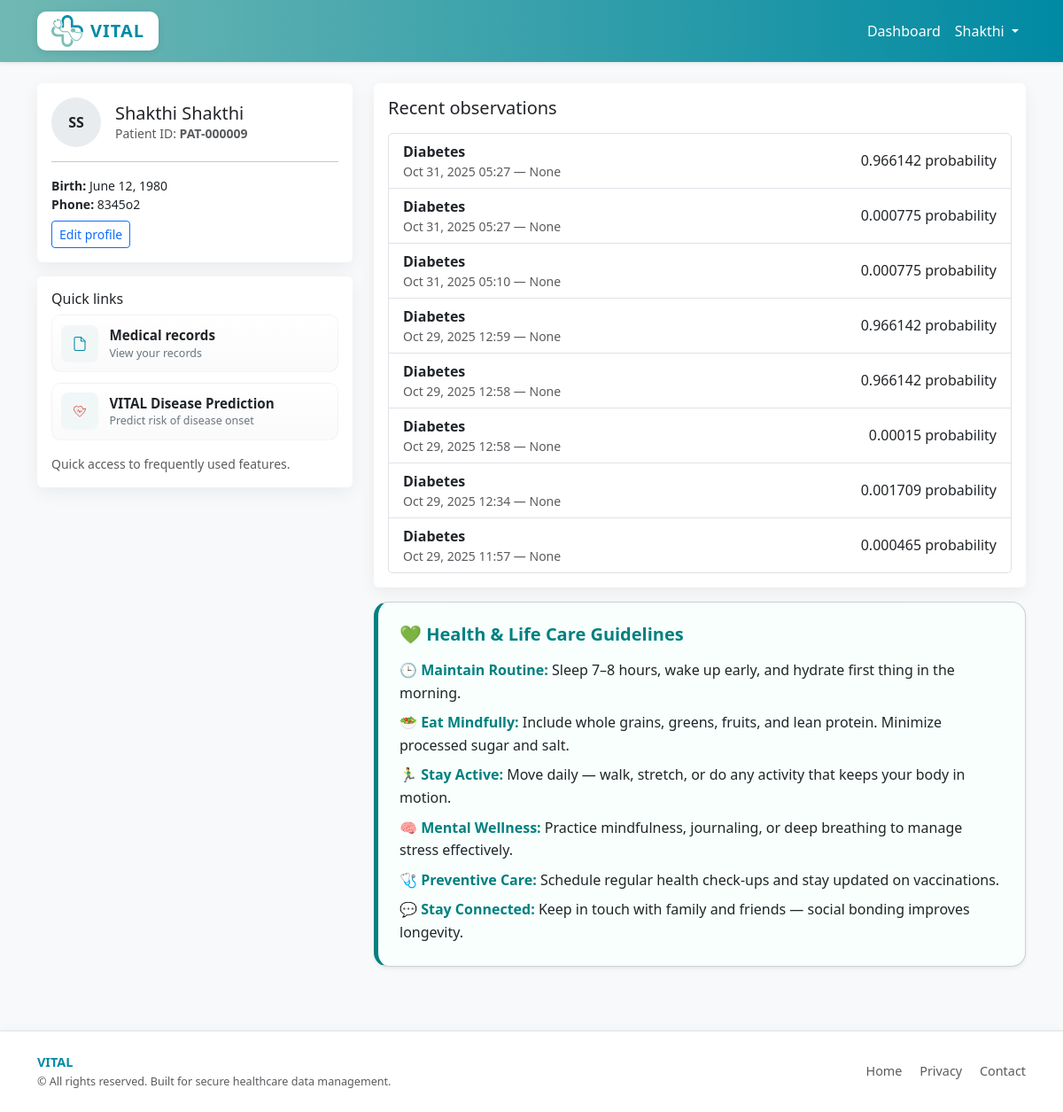
The page /patient/dashboard/ (signed in) on the database as committed earlier.
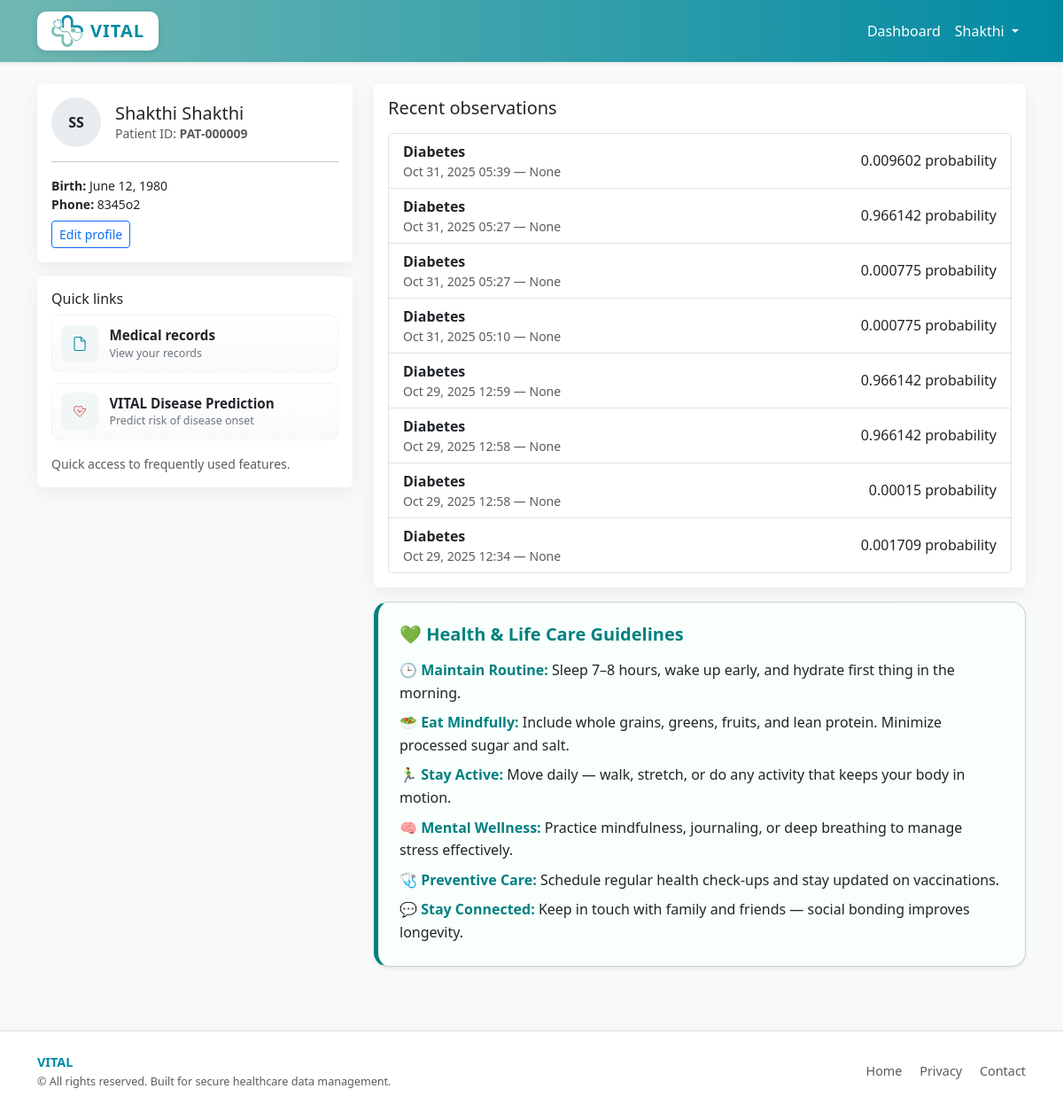
The same page on the database as committed later.
### ehr/models.py (models this page shows, shortened)
class Observation(models.Model):
    id = models.UUIDField(primary_key=True, default=uuid.uuid4, editable=False)
    patient = models.ForeignKey(Patient, related_name="observations", on_delete=models.CASCADE, null=True, blank=True)
    deidentified_patient_hash = models.CharField(max_length=128, null=True, blank=True)
    code = models.CharField(max_length=200)
    value = models.CharField(max_length=200)
    unit = models.CharField(max_length=50, null=True, blank=True)
    effective_date = models.DateTimeField()
    performer = models.ForeignKey(Practitioner, null=True, blank=True, on_delete=models.SET_NULL)
    remarks = models.TextField(null=True, blank=True, help_text="Doctor's free-text remarks / clinical notes")
    disease_key = models.CharField(max_length=128, null=True, blank=True)
    risk_score = models.FloatField(null=True, blank=True)
    features = models.JSONField(null=True, blank=True)  # stores the submitted features
    deidentified_patient_hash = models.CharField(max_length=128, null=True, blank=True)
    alert = models.BooleanField(default=False)
    class Meta:
        ordering = ["-effective_date"]

### ehr/views.py (the view)
# urls.py: path("patient/dashboard/", views.DashboardView.as_view(), name="dashboard"),
@method_decorator(login_required, name="dispatch")
class DashboardView(View):
    def get(self, request):
        patient = getattr(request.user, "patient", None)
        if not patient:
            return render(request, "patient/dashboard.html", {"error": "No patient profile linked to your account."})
        recent_obs = Observation.objects.filter(patient=patient).order_by("-effective_date")[:8]
        return render(request, "patient/dashboard.html", {"patient": patient, "recent_obs": recent_obs})

### ehr/context_processors.py (called while the page is built)
def role_flags(request):
    is_practitioner = False
    if request.user.is_authenticated:
        try:
            from .models import Practitioner
            is_practitioner = Practitioner.objects.filter(user=request.user).exists()
        except Exception:
            is_practitioner = False
    return {
        "is_practitioner": is_practitioner
    }

### templates/patient/dashboard.html (shortened to what this page needs)
{% extends "base.html" %}
{% block content %}
<div class="row">
  <div class="col-lg-4">
    <div class="card card-ghost p-3 mb-3">
      <div class="d-flex align-items-center">
        <div class="avatar me-3">{{ patient.given|slice:":1" }}{{ patient.family|slice:":1" }}</div>
        <div>
            <h5 class="mb-0">{{ patient.given }} {{ patient.family }}</h5>
            <div class="text-muted small">Patient ID: <strong>{{ patient.identifier }}</strong></div>
        </div>
        </div>
      <hr />
      <div class="small">
        <div><strong>Birth:</strong> {{ patient.birth_date|default:"-" }}</div>
        <div><strong>Phone:</strong> {{ patient.phone|default:"-" }}</div>
        <div class="mt-2"><a class="btn btn-sm btn-outline-primary" href="{% url 'patient:profile' %}">Edit profile</a></div>
      </div>
    </div>
    <div class="card card-ghost p-3">
      <h6>Quick links</h6>
      <div class="quick-grid">
        <a class="quick-item" href="{% url 'patient:records' %}" aria-label="Medical records">
          <div class="quick-icon">
          </div>
          <div>
            <div class="quick-title">Medical records</div>
            <div class="quick-sub">View your records</div>
          </div>
        </a>
        <a class="quick-item" href="{% url 'patient:patient_entry_self' %}" aria-label="Vital disease onset risk prediction">
          <div class="quick-icon">
          </div>
          <div>
            <div class="quick-title">VITAL Disease Prediction</div>
            <div class="quick-sub">Predict risk of disease onset</div>
          </div>
        </a>
      </div>
      <div class="mt-3 small text-muted">Quick access to frequently used features.</div>
    </div>
  </div>
  <div class="col-lg-8">
    <div class="card card-ghost p-3 mb-3">
      <h5 class="mb-3">Recent observations</h5>
      {% if recent_obs %}
        <div class="list-group">
          {% for r in recent_obs %}
            <a class="list-group-item list-group-item-action d-flex justify-content-between align-items-center" href="{% url 'patient:record_detail' r.id %}">
              <div>
                <div class="fw-bold">{{ r.code }}</div>
                <div class="small text-muted">{{ r.effective_date|date:"M d, Y H:i" }} — {{ r.performer }}</div>
              </div>
              <div class="text-end">
                <div class="h6 mb-0">{{ r.value }} {% if r.unit %}{{ r.unit }}{% endif %}</div>
              </div>
            </a>
          {% endfor %}
        </div>
      {% else %}
        <div class="text-muted small">No recent observations.</div>
      {% endif %}
    </div>
    <div class="card card-health p-4 shadow-sm rounded-4">
  <h5 class="text-teal mb-3">💚 Health & Life Care Guidelines</h5>
  <ul class="list-unstyled mb-0">
    <li class="mb-2"><strong>🕒 Maintain Routine:</strong> Sleep 7–8 hours, wake up early, and hydrate first thing in the morning.</li>
    <li class="mb-2"><strong>🥗 Eat Mindfully:</strong> Include whole grains, greens, fruits, and lean protein. Minimize processed sugar and salt.</li>
    <li class="mb-2"><strong>🏃‍♂️ Stay Active:</strong> Move daily — walk, stretch, or do any activity that keeps your body in motion.</li>
    <li class="mb-2"><strong>🧠 Mental Wellness:</strong> Practice mindfulness, journaling, or deep breathing to manage stress effectively.</li>
    <li class="mb-2"><strong>🩺 Preventive Care:</strong> Schedule regular health check-ups and stay updated on vaccinations.</li>
    <li class="mb-0"><strong>💬 Stay Connected:</strong> Keep in touch with family and friends — social bonding improves longevity.</li>
  </ul>
</div>
  </div>
</div>
{% endblock %}

Rows that differ between the two databases and show on the page:
no longer on this page (row unchanged): Observation: code "Diabetes", effective_date "Oct 29, 2025 11:57", performer "None", value "0.000465", unit "probability"
added Observation: code "Diabetes", effective_date "Oct 31, 2025 05:39", performer "None", value "0.009602", unit "probability"
